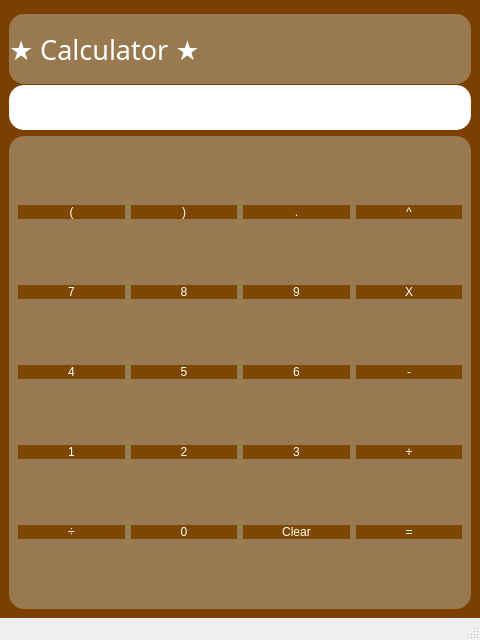
<?xml version="1.0" encoding="UTF-8"?>
<ui version="4.0">
 <class>MainWindow</class>
 <widget class="QMainWindow" name="MainWindow">
  <property name="geometry">
   <rect>
    <x>0</x>
    <y>0</y>
    <width>480</width>
    <height>640</height>
   </rect>
  </property>
  <property name="windowTitle">
   <string>Calculator</string>
  </property>
  <property name="windowIcon">
   <iconset>
    <normaloff>../../../../../../../../Downloads/calc.png</normaloff>../../../../../../../../Downloads/calc.png</iconset>
  </property>
  <property name="tabShape">
   <enum>QTabWidget::Rounded</enum>
  </property>
  <widget class="QWidget" name="centralwidget">
   <property name="styleSheet">
    <string notr="true">color: rgb(127, 97, 75);
background-color: rgb(123, 63, 0);</string>
   </property>
   <layout class="QVBoxLayout" name="verticalLayout">
    <item>
     <widget class="QLabel" name="calculatortitle">
      <property name="minimumSize">
       <size>
        <width>0</width>
        <height>70</height>
       </size>
      </property>
      <property name="maximumSize">
       <size>
        <width>16777215</width>
        <height>60</height>
       </size>
      </property>
      <property name="font">
       <font>
        <family>Bahnschrift</family>
        <pointsize>20</pointsize>
       </font>
      </property>
      <property name="autoFillBackground">
       <bool>false</bool>
      </property>
      <property name="styleSheet">
       <string notr="true">color: rgb(255, 255, 255);
background-color: rgb(153, 121, 80);
border-radius: 15px;</string>
      </property>
      <property name="frameShape">
       <enum>QFrame::Box</enum>
      </property>
      <property name="frameShadow">
       <enum>QFrame::Sunken</enum>
      </property>
      <property name="text">
       <string>★ Calculator ★</string>
      </property>
     </widget>
    </item>
    <item>
     <widget class="QLineEdit" name="calcscreen">
      <property name="minimumSize">
       <size>
        <width>50</width>
        <height>45</height>
       </size>
      </property>
      <property name="styleSheet">
       <string notr="true">background-color: rgb(255, 255, 255);
border-radius: 15px;</string>
      </property>
      <property name="text">
       <string/>
      </property>
     </widget>
    </item>
    <item>
     <widget class="QFrame" name="calcback">
      <property name="minimumSize">
       <size>
        <width>462</width>
        <height>150</height>
       </size>
      </property>
      <property name="styleSheet">
       <string notr="true">background-color: rgb(153, 121, 80);
border-radius: 15px;</string>
      </property>
      <property name="frameShape">
       <enum>QFrame::StyledPanel</enum>
      </property>
      <property name="frameShadow">
       <enum>QFrame::Raised</enum>
      </property>
      <layout class="QGridLayout" name="gridLayout">
       <item row="0" column="0">
        <widget class="QPushButton" name="leftbracket">
         <property name="styleSheet">
          <string notr="true">color: rgb(255, 255, 255);
background-color: rgb(124, 71, 0);
border-radius: 15px;</string>
         </property>
         <property name="text">
          <string>(</string>
         </property>
        </widget>
       </item>
       <item row="0" column="1">
        <widget class="QPushButton" name="rightbracket">
         <property name="styleSheet">
          <string notr="true">color: rgb(255, 255, 255);
background-color: rgb(124, 71, 0);
border-radius: 15px;</string>
         </property>
         <property name="text">
          <string>)</string>
         </property>
        </widget>
       </item>
       <item row="0" column="2">
        <widget class="QPushButton" name="floatbutton">
         <property name="styleSheet">
          <string notr="true">color: rgb(255, 255, 255);
background-color: rgb(124, 71, 0);
border-radius: 15px;</string>
         </property>
         <property name="text">
          <string>.</string>
         </property>
        </widget>
       </item>
       <item row="0" column="3">
        <widget class="QPushButton" name="powerbutton">
         <property name="styleSheet">
          <string notr="true">color: rgb(255, 255, 255);
background-color: rgb(124, 71, 0);
border-radius: 15px;</string>
         </property>
         <property name="text">
          <string>^</string>
         </property>
        </widget>
       </item>
       <item row="1" column="0">
        <widget class="QPushButton" name="sevenbutton">
         <property name="styleSheet">
          <string notr="true">color: rgb(255, 255, 255);
background-color: rgb(124, 71, 0);</string>
         </property>
         <property name="text">
          <string>7</string>
         </property>
        </widget>
       </item>
       <item row="1" column="1">
        <widget class="QPushButton" name="eightbutton">
         <property name="styleSheet">
          <string notr="true">color: rgb(255, 255, 255);
background-color: rgb(124, 71, 0);
border-radius: 15px;</string>
         </property>
         <property name="text">
          <string>8</string>
         </property>
        </widget>
       </item>
       <item row="1" column="2">
        <widget class="QPushButton" name="ninebutton">
         <property name="styleSheet">
          <string notr="true">color: rgb(255, 255, 255);
background-color: rgb(124, 71, 0);
border-radius: 15px;</string>
         </property>
         <property name="text">
          <string>9</string>
         </property>
        </widget>
       </item>
       <item row="1" column="3">
        <widget class="QPushButton" name="timesbutton">
         <property name="styleSheet">
          <string notr="true">color: rgb(255, 255, 255);
background-color: rgb(124, 71, 0);
border-radius: 15px;</string>
         </property>
         <property name="text">
          <string>X</string>
         </property>
        </widget>
       </item>
       <item row="2" column="0">
        <widget class="QPushButton" name="fourbutton">
         <property name="styleSheet">
          <string notr="true">color: rgb(255, 255, 255);
background-color: rgb(124, 71, 0);
border-radius: 15px;</string>
         </property>
         <property name="text">
          <string>4</string>
         </property>
        </widget>
       </item>
       <item row="2" column="1">
        <widget class="QPushButton" name="fivebutton">
         <property name="styleSheet">
          <string notr="true">color: rgb(255, 255, 255);
background-color: rgb(124, 71, 0);
border-radius: 15px;</string>
         </property>
         <property name="text">
          <string>5</string>
         </property>
        </widget>
       </item>
       <item row="2" column="2">
        <widget class="QPushButton" name="sixbutton">
         <property name="styleSheet">
          <string notr="true">color: rgb(255, 255, 255);
background-color: rgb(124, 71, 0);
border-radius: 15px;</string>
         </property>
         <property name="text">
          <string>6</string>
         </property>
        </widget>
       </item>
       <item row="2" column="3">
        <widget class="QPushButton" name="minusbutton">
         <property name="styleSheet">
          <string notr="true">color: rgb(255, 255, 255);
background-color: rgb(124, 71, 0);
border-radius: 15px;</string>
         </property>
         <property name="text">
          <string>-</string>
         </property>
        </widget>
       </item>
       <item row="3" column="0">
        <widget class="QPushButton" name="onebutton">
         <property name="styleSheet">
          <string notr="true">color: rgb(255, 255, 255);
background-color: rgb(124, 71, 0);
border-radius: 15px;</string>
         </property>
         <property name="text">
          <string>1</string>
         </property>
        </widget>
       </item>
       <item row="3" column="1">
        <widget class="QPushButton" name="twobutton">
         <property name="styleSheet">
          <string notr="true">color: rgb(255, 255, 255);
background-color: rgb(124, 71, 0);
border-radius: 15px;</string>
         </property>
         <property name="text">
          <string>2</string>
         </property>
        </widget>
       </item>
       <item row="3" column="2">
        <widget class="QPushButton" name="threebutton">
         <property name="styleSheet">
          <string notr="true">color: rgb(255, 255, 255);
background-color: rgb(124, 71, 0);
border-radius: 15px;</string>
         </property>
         <property name="text">
          <string>3</string>
         </property>
        </widget>
       </item>
       <item row="3" column="3">
        <widget class="QPushButton" name="plusbutton">
         <property name="styleSheet">
          <string notr="true">color: rgb(255, 255, 255);
background-color: rgb(124, 71, 0);
border-radius: 15px;</string>
         </property>
         <property name="text">
          <string>+</string>
         </property>
        </widget>
       </item>
       <item row="4" column="0">
        <widget class="QPushButton" name="dividebutton">
         <property name="styleSheet">
          <string notr="true">color: rgb(255, 255, 255);
background-color: rgb(124, 71, 0);
border-radius: 15px;</string>
         </property>
         <property name="text">
          <string>÷</string>
         </property>
        </widget>
       </item>
       <item row="4" column="1">
        <widget class="QPushButton" name="zerobutton">
         <property name="styleSheet">
          <string notr="true">color: rgb(255, 255, 255);
background-color: rgb(124, 71, 0);
border-radius: 15px;</string>
         </property>
         <property name="text">
          <string>0</string>
         </property>
        </widget>
       </item>
       <item row="4" column="2">
        <widget class="QPushButton" name="clearbutton">
         <property name="styleSheet">
          <string notr="true">color: rgb(255, 255, 255);
background-color: rgb(124, 71, 0);
border-radius: 15px;</string>
         </property>
         <property name="text">
          <string>Clear</string>
         </property>
        </widget>
       </item>
       <item row="4" column="3">
        <widget class="QPushButton" name="equalbutton">
         <property name="styleSheet">
          <string notr="true">color: rgb(255, 255, 255);
background-color: rgb(124, 71, 0);
border-radius: 15px;</string>
         </property>
         <property name="text">
          <string>=</string>
         </property>
        </widget>
       </item>
      </layout>
     </widget>
    </item>
   </layout>
  </widget>
  <widget class="QStatusBar" name="statusbar"/>
 </widget>
 <resources/>
 <connections/>
</ui>
